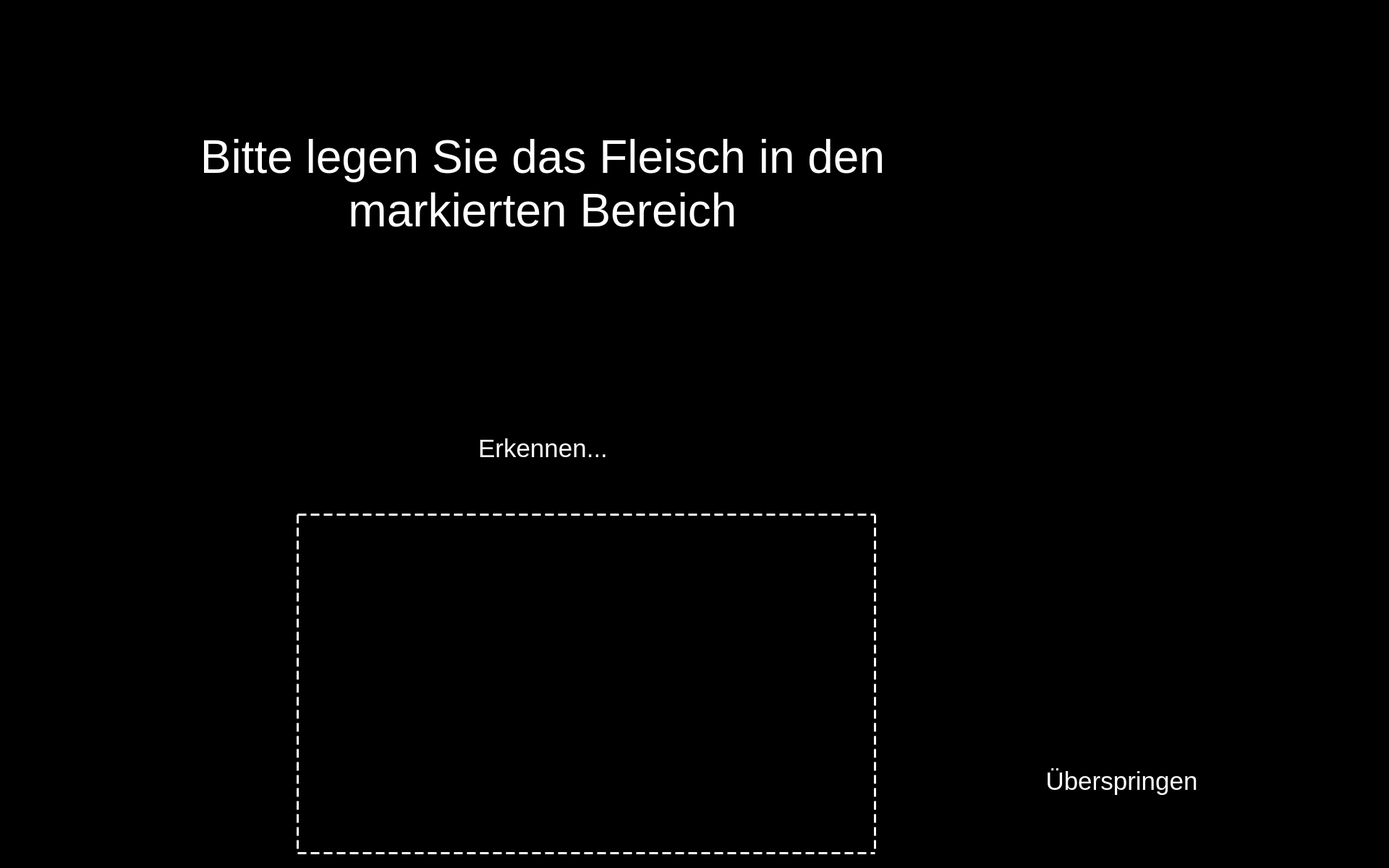
<?xml version="1.0" encoding="UTF-8"?>
<ui version="4.0">
 <class>Step_1_UI</class>
 <widget class="QWidget" name="Step_1_UI">
  <property name="windowModality">
   <enum>Qt::WindowModal</enum>
  </property>
  <property name="enabled">
   <bool>true</bool>
  </property>
  <property name="geometry">
   <rect>
    <x>0</x>
    <y>0</y>
    <width>1920</width>
    <height>1200</height>
   </rect>
  </property>
  <property name="sizePolicy">
   <sizepolicy hsizetype="Preferred" vsizetype="Preferred">
    <horstretch>0</horstretch>
    <verstretch>0</verstretch>
   </sizepolicy>
  </property>
  <property name="minimumSize">
   <size>
    <width>0</width>
    <height>0</height>
   </size>
  </property>
  <property name="maximumSize">
   <size>
    <width>1920</width>
    <height>1200</height>
   </size>
  </property>
  <property name="windowTitle">
   <string>Food Assist</string>
  </property>
  <property name="windowOpacity">
   <double>1.000000000000000</double>
  </property>
  <property name="styleSheet">
   <string notr="true">background-color: rgb(0, 0, 0);</string>
  </property>
  <widget class="QLabel" name="start_label">
   <property name="geometry">
    <rect>
     <x>250</x>
     <y>100</y>
     <width>1000</width>
     <height>310</height>
    </rect>
   </property>
   <property name="sizePolicy">
    <sizepolicy hsizetype="Preferred" vsizetype="Preferred">
     <horstretch>0</horstretch>
     <verstretch>0</verstretch>
    </sizepolicy>
   </property>
   <property name="minimumSize">
    <size>
     <width>510</width>
     <height>310</height>
    </size>
   </property>
   <property name="maximumSize">
    <size>
     <width>1000</width>
     <height>1000</height>
    </size>
   </property>
   <property name="font">
    <font>
     <pointsize>48</pointsize>
     <weight>50</weight>
     <italic>false</italic>
     <bold>false</bold>
     <stylestrategy>PreferDefault</stylestrategy>
     <kerning>true</kerning>
    </font>
   </property>
   <property name="frameShape">
    <enum>QFrame::NoFrame</enum>
   </property>
   <property name="frameShadow">
    <enum>QFrame::Raised</enum>
   </property>
   <property name="lineWidth">
    <number>0</number>
   </property>
   <property name="text">
    <string>&lt;html&gt;&lt;head/&gt;&lt;body&gt;&lt;p&gt;&lt;span style=&quot; color:#ffffff;&quot;&gt;Bitte legen Sie das Fleisch in den markierten Bereich&lt;/span&gt;&lt;/p&gt;&lt;/body&gt;&lt;/html&gt;</string>
   </property>
   <property name="textFormat">
    <enum>Qt::MarkdownText</enum>
   </property>
   <property name="scaledContents">
    <bool>false</bool>
   </property>
   <property name="alignment">
    <set>Qt::AlignCenter</set>
   </property>
   <property name="wordWrap">
    <bool>true</bool>
   </property>
  </widget>
  <widget class="QPushButton" name="button_skip">
   <property name="enabled">
    <bool>true</bool>
   </property>
   <property name="geometry">
    <rect>
     <x>1450</x>
     <y>830</y>
     <width>200</width>
     <height>200</height>
    </rect>
   </property>
   <property name="sizePolicy">
    <sizepolicy hsizetype="Maximum" vsizetype="Maximum">
     <horstretch>0</horstretch>
     <verstretch>0</verstretch>
    </sizepolicy>
   </property>
   <property name="minimumSize">
    <size>
     <width>150</width>
     <height>150</height>
    </size>
   </property>
   <property name="maximumSize">
    <size>
     <width>200</width>
     <height>200</height>
    </size>
   </property>
   <property name="cursor">
    <cursorShape>OpenHandCursor</cursorShape>
   </property>
   <property name="focusPolicy">
    <enum>Qt::WheelFocus</enum>
   </property>
   <property name="contextMenuPolicy">
    <enum>Qt::DefaultContextMenu</enum>
   </property>
   <property name="icon">
    <iconset resource="../../resources/res.qrc">
     <normaloff>:/buttons/Button Next.svg</normaloff>:/buttons/Button Next.svg</iconset>
   </property>
   <property name="iconSize">
    <size>
     <width>200</width>
     <height>200</height>
    </size>
   </property>
   <property name="autoDefault">
    <bool>false</bool>
   </property>
   <property name="default">
    <bool>false</bool>
   </property>
   <property name="flat">
    <bool>true</bool>
   </property>
  </widget>
  <widget class="QLabel" name="label_8">
   <property name="geometry">
    <rect>
     <x>410</x>
     <y>710</y>
     <width>801</width>
     <height>471</height>
    </rect>
   </property>
   <property name="styleSheet">
    <string notr="true">border :3px solid white;
border-style : dashed;
background-color: rgb(0, 0, 0, 0);</string>
   </property>
   <property name="text">
    <string/>
   </property>
  </widget>
  <widget class="QLabel" name="detecting_gif_label">
   <property name="geometry">
    <rect>
     <x>660</x>
     <y>440</y>
     <width>181</width>
     <height>141</height>
    </rect>
   </property>
   <property name="text">
    <string/>
   </property>
   <property name="scaledContents">
    <bool>true</bool>
   </property>
  </widget>
  <widget class="QLabel" name="detecting_text_label">
   <property name="geometry">
    <rect>
     <x>660</x>
     <y>590</y>
     <width>181</width>
     <height>61</height>
    </rect>
   </property>
   <property name="sizePolicy">
    <sizepolicy hsizetype="Preferred" vsizetype="Preferred">
     <horstretch>0</horstretch>
     <verstretch>0</verstretch>
    </sizepolicy>
   </property>
   <property name="minimumSize">
    <size>
     <width>0</width>
     <height>0</height>
    </size>
   </property>
   <property name="maximumSize">
    <size>
     <width>1000</width>
     <height>1000</height>
    </size>
   </property>
   <property name="font">
    <font>
     <pointsize>48</pointsize>
     <weight>50</weight>
     <italic>false</italic>
     <bold>false</bold>
     <stylestrategy>PreferDefault</stylestrategy>
     <kerning>true</kerning>
    </font>
   </property>
   <property name="frameShape">
    <enum>QFrame::NoFrame</enum>
   </property>
   <property name="frameShadow">
    <enum>QFrame::Raised</enum>
   </property>
   <property name="lineWidth">
    <number>0</number>
   </property>
   <property name="text">
    <string>&lt;!DOCTYPE HTML PUBLIC &quot;-//W3C//DTD HTML 4.0//EN&quot; &quot;http://www.w3.org/TR/REC-html40/strict.dtd&quot;&gt;
&lt;html&gt;&lt;head&gt;&lt;meta name=&quot;qrichtext&quot; content=&quot;1&quot; /&gt;&lt;style type=&quot;text/css&quot;&gt;
p, li { white-space: pre-wrap; }
&lt;/style&gt;&lt;/head&gt;&lt;body style=&quot; font-family:'MS Shell Dlg 2'; font-size:48pt; font-weight:400; font-style:normal;&quot;&gt;
&lt;p style=&quot; margin-top:0px; margin-bottom:0px; margin-left:0px; margin-right:0px; -qt-block-indent:0; text-indent:0px;&quot;&gt;&lt;span style=&quot; font-size:26pt; color:#ffffff;&quot;&gt;Erkennen...&lt;/span&gt;&lt;/p&gt;&lt;/body&gt;&lt;/html&gt;</string>
   </property>
   <property name="textFormat">
    <enum>Qt::MarkdownText</enum>
   </property>
   <property name="scaledContents">
    <bool>true</bool>
   </property>
   <property name="alignment">
    <set>Qt::AlignCenter</set>
   </property>
   <property name="wordWrap">
    <bool>true</bool>
   </property>
  </widget>
  <widget class="QLabel" name="detecting_text_label_2">
   <property name="geometry">
    <rect>
     <x>1445</x>
     <y>1050</y>
     <width>211</width>
     <height>61</height>
    </rect>
   </property>
   <property name="sizePolicy">
    <sizepolicy hsizetype="Preferred" vsizetype="Preferred">
     <horstretch>0</horstretch>
     <verstretch>0</verstretch>
    </sizepolicy>
   </property>
   <property name="minimumSize">
    <size>
     <width>0</width>
     <height>0</height>
    </size>
   </property>
   <property name="maximumSize">
    <size>
     <width>1000</width>
     <height>1000</height>
    </size>
   </property>
   <property name="font">
    <font>
     <pointsize>48</pointsize>
     <weight>50</weight>
     <italic>false</italic>
     <bold>false</bold>
     <stylestrategy>PreferDefault</stylestrategy>
     <kerning>true</kerning>
    </font>
   </property>
   <property name="frameShape">
    <enum>QFrame::NoFrame</enum>
   </property>
   <property name="frameShadow">
    <enum>QFrame::Raised</enum>
   </property>
   <property name="lineWidth">
    <number>0</number>
   </property>
   <property name="text">
    <string>&lt;!DOCTYPE HTML PUBLIC &quot;-//W3C//DTD HTML 4.0//EN&quot; &quot;http://www.w3.org/TR/REC-html40/strict.dtd&quot;&gt;
&lt;html&gt;&lt;head&gt;&lt;meta name=&quot;qrichtext&quot; content=&quot;1&quot; /&gt;&lt;style type=&quot;text/css&quot;&gt;
p, li { white-space: pre-wrap; }
&lt;/style&gt;&lt;/head&gt;&lt;body style=&quot; font-family:'MS Shell Dlg 2'; font-size:48pt; font-weight:400; font-style:normal;&quot;&gt;
&lt;p style=&quot; margin-top:0px; margin-bottom:0px; margin-left:0px; margin-right:0px; -qt-block-indent:0; text-indent:0px;&quot;&gt;&lt;span style=&quot; font-size:26pt; color:#ffffff;&quot;&gt;Überspringen&lt;/span&gt;&lt;/p&gt;&lt;/body&gt;&lt;/html&gt;</string>
   </property>
   <property name="textFormat">
    <enum>Qt::MarkdownText</enum>
   </property>
   <property name="scaledContents">
    <bool>true</bool>
   </property>
   <property name="alignment">
    <set>Qt::AlignCenter</set>
   </property>
   <property name="wordWrap">
    <bool>true</bool>
   </property>
  </widget>
  <zorder>label_8</zorder>
  <zorder>start_label</zorder>
  <zorder>button_skip</zorder>
  <zorder>detecting_gif_label</zorder>
  <zorder>detecting_text_label</zorder>
  <zorder>detecting_text_label_2</zorder>
 </widget>
 <resources>
  <include location="../../resources/res.qrc"/>
 </resources>
 <connections/>
</ui>
